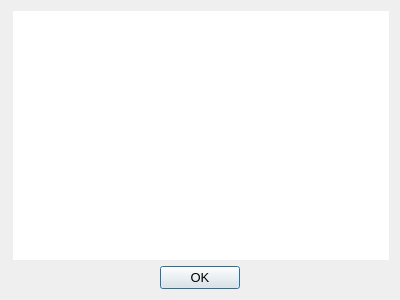
<?xml version="1.0" encoding="UTF-8"?>
<ui version="4.0">
 <class>About_Help</class>
 <widget class="QDialog" name="About_Help">
  <property name="geometry">
   <rect>
    <x>0</x>
    <y>0</y>
    <width>400</width>
    <height>300</height>
   </rect>
  </property>
  <property name="font">
   <font>
    <pointsize>10</pointsize>
    <kerning>false</kerning>
   </font>
  </property>
  <property name="windowTitle">
   <string>About</string>
  </property>
  <property name="styleSheet">
   <string notr="true">QTextBrowser{
	font-family: arial;
	font-size: 18px;
	selection-background-color:brown;
	background-color: white;
	color: white;
	margin-left: 2px;
	border: none;
	spacing: 3px;
}
</string>
  </property>
  <layout class="QHBoxLayout" name="horizontalLayout_2">
   <item>
    <layout class="QVBoxLayout" name="verticalLayout">
     <item>
      <widget class="QTextBrowser" name="textBrowser">
       <property name="maximumSize">
        <size>
         <width>399</width>
         <height>16777215</height>
        </size>
       </property>
      </widget>
     </item>
     <item>
      <layout class="QHBoxLayout" name="horizontalLayout">
       <item>
        <spacer name="horizontalSpacer_2">
         <property name="orientation">
          <enum>Qt::Horizontal</enum>
         </property>
         <property name="sizeHint" stdset="0">
          <size>
           <width>40</width>
           <height>20</height>
          </size>
         </property>
        </spacer>
       </item>
       <item>
        <widget class="QPushButton" name="OK">
         <property name="text">
          <string>OK</string>
         </property>
        </widget>
       </item>
       <item>
        <spacer name="horizontalSpacer">
         <property name="orientation">
          <enum>Qt::Horizontal</enum>
         </property>
         <property name="sizeHint" stdset="0">
          <size>
           <width>40</width>
           <height>20</height>
          </size>
         </property>
        </spacer>
       </item>
      </layout>
     </item>
    </layout>
   </item>
  </layout>
 </widget>
 <resources/>
 <connections/>
</ui>
